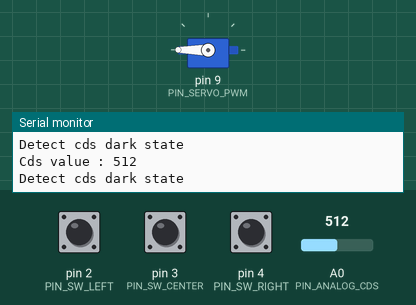
A sketch run on a simulated Arduino Uno, built with avr-gcc and run on an emulated ATmega328P. Parts: servo, the last lines printed to the serial monitor. The test bench sets the inputs (shaded band); at power-on: A0 (PIN_ANALOG_CDS) = 512, pin 3 (PIN_SW_CENTER) HIGH, pin 2 (PIN_SW_LEFT) HIGH, pin 4 (PIN_SW_RIGHT) HIGH.

Above: at 1.8 s.
1.9 s: A0 (PIN_ANALOG_CDS) set to 107
3.4 s: A0 (PIN_ANALOG_CDS) set to 95
At 4.7 s:
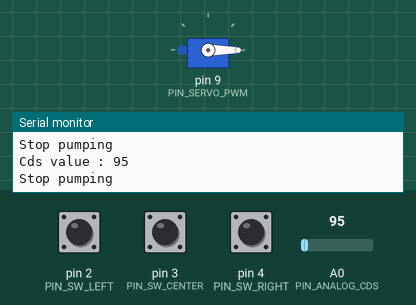
5.0 s: A0 (PIN_ANALOG_CDS) set to 122
At 6.0 s:
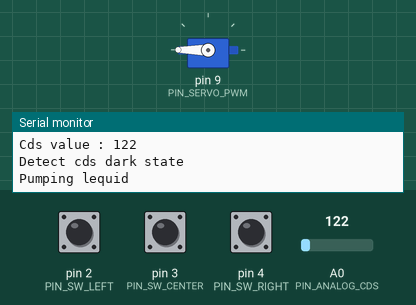
6.5 s: pin 3 (PIN_SW_CENTER) pulled LOW for 0.65 s
At 7.2 s:
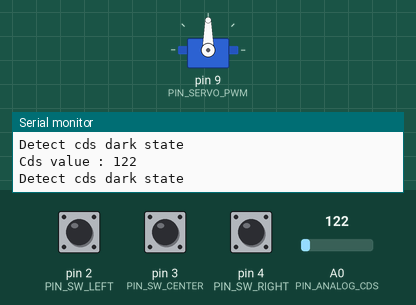
8.6 s: pin 2 (PIN_SW_LEFT) pulled LOW for 0.65 s
At 10.4 s:
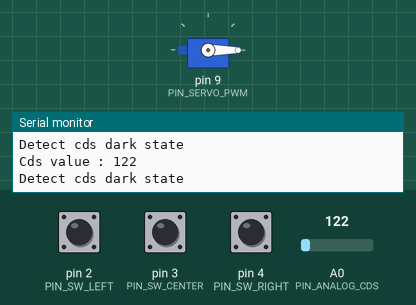
Timing chart, 0 to 11.7 s (numbered marks = the images above; inputs shaded):
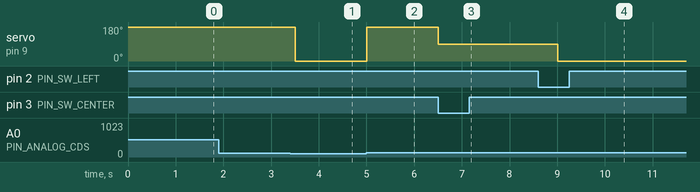

The sketch:

test_for_sg92r.ino
```cpp
// (licence header left out)
#include <Servo.h>

#define PIN_SERVO_PWM  9
#define PIN_SW_LEFT    2
#define PIN_SW_CENTER  3
#define PIN_SW_RIGHT    4
#define PIN_ANALOG_CDS 0

#define CDS_DETECT_VAL 100


// servo instance
Servo servo;

// status definitions
int pumping = 0;


void setup() {

  // Initialize for Serial debug
  Serial.begin(115200);

  // Initialize for servo
  servo.attach(PIN_SERVO_PWM);
  servo.write(0);

  // Initialize for button
  pinMode(PIN_SW_LEFT, INPUT_PULLUP);
  pinMode(PIN_SW_CENTER, INPUT_PULLUP);
  pinMode(PIN_SW_RIGHT, INPUT_PULLUP);
}

void loop() {
  int i;
  int analog_val;

/*
  if(digitalRead(PIN_SW_RIGHT) == LOW){
    for(i=0;i<180;i+=30){
      servo.write(i);
      delay(500);
    }
    servo.write(180);
    delay(2000);
    for(i=180;i>0;i-=30){
      servo.write(i);
       delay(500);
    }
  } else if(digitalRead(PIN_SW_CENTER) == LOW) {
    servo.write(90);
  } else if(digitalRead(PIN_SW_LEFT) == LOW) {
    servo.write(0);
  }
  delay(500);
*/
// button operation
  if(digitalRead(PIN_SW_CENTER) == LOW){
    servo.write(90);
  } else if(digitalRead(PIN_SW_LEFT) == LOW) {
    servo.write(0);
  } else if(digitalRead(PIN_SW_RIGHT) == LOW) {
    servo.write(180);
  }


  // Read analog value from variable register
  analog_val = analogRead(PIN_ANALOG_CDS);
  // Debug print
  Serial.print("Cds value : ");
  Serial.print(analog_val, DEC);
  Serial.print("\n");

  if( analog_val>CDS_DETECT_VAL){
    // Debug print
    Serial.print("Detect cds dark state\n");
    if(pumping == 0){
      // pumping lequid
      Serial.print("Pumping lequid\n");
      servo.write(180);
      pumping = 1;
      delay(500);
      }
  } else {
    Serial.print("Stop pumping\n");
    servo.write(0);
    pumping = 0;
  }

  //wait for loop
  delay(500);

}
```

Measured:
- the behaviour switches between 101 and 100 on A0 (PIN_ANALOG_CDS) (found by bisection; images 0 and 1)
- after the input at 3.4 s, servo on pin 9 (PIN_SERVO_PWM): 180° → 0° after 0.10 s
- after the input at 5.0 s, servo on pin 9 (PIN_SERVO_PWM): 0° → 180° at once
- after the input at 6.5 s, servo on pin 9 (PIN_SERVO_PWM): 180° → 90° at once
- after the input at 8.6 s, servo on pin 9 (PIN_SERVO_PWM): 90° → 0° after 0.41 s
